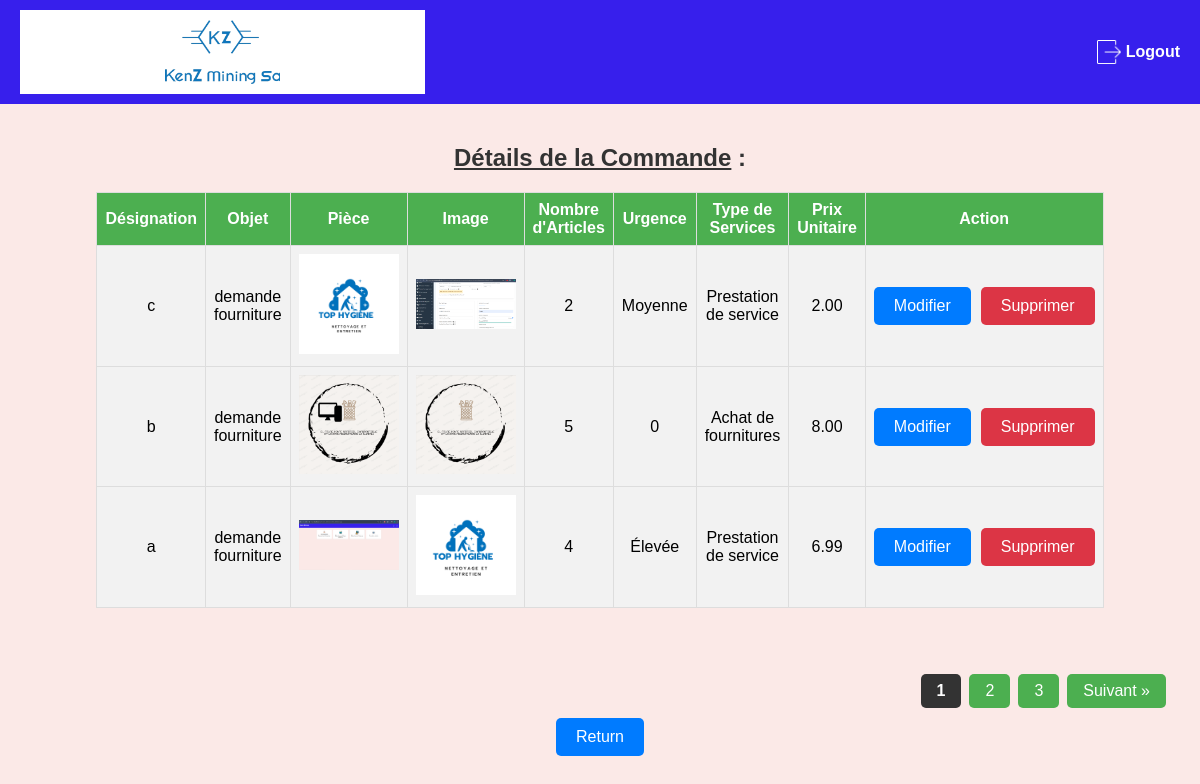
The app's page /modif_details_commande/details_commande.php?commande_id=49 (signed in) with its own data.
### tables this page shows
CREATE TABLE IF NOT EXISTS `expression_besoins` (
  `id` int NOT NULL AUTO_INCREMENT,
  `user_id` int NOT NULL,
  `date_saisie` date NOT NULL,
  `désignation` varchar(255) NOT NULL,
  `objet` varchar(255) NOT NULL,
  `piece` varchar(255) DEFAULT NULL,
  `image` varchar(255) DEFAULT NULL,
  `nombres_articles` int NOT NULL,
  `urgence` varchar(50) NOT NULL,
  `type_services` varchar(255) NOT NULL,
  `commande_id` int DEFAULT NULL,
  `prix_unitaire` decimal(10,2) DEFAULT '0.00',
  `notified` tinyint(1) DEFAULT '0',
  `destination` varchar(255) DEFAULT NULL,
  PRIMARY KEY (`id`),
  KEY `fk_commande_id` (`commande_id`)
);

### modif_details_commande/details_commande.php (the view, shortened to what this page needs)
<?php
include '../serv_projet1.php';
if (isset($_GET['commande_id'])) {
    $commande_id = $_GET['commande_id'];
} elseif (isset($_POST['commande_id'])) {
    $commande_id = $_POST['commande_id'];
} else {
    die('Erreur : commande_id non spécifié.');
}
$role = $_SESSION['role'];
$limit = 3;
$page = isset($_GET['page']) ? (int)$_GET['page'] : 1;
$offset = ($page - 1) * $limit;
$stmt = $conn->prepare("SELECT * FROM expression_besoins WHERE commande_id = ? LIMIT ? OFFSET ?");
$stmt->bind_param("iii", $commande_id, $limit, $offset);
$stmt->execute();
$result = $stmt->get_result();
$stmt_total = $conn->prepare("SELECT COUNT(*) as total FROM expression_besoins WHERE commande_id = ?");
$stmt_total->bind_param("i", $commande_id);
$stmt_total->execute();
$total_result = $stmt_total->get_result();
$row_total = $total_result->fetch_assoc();
$total_rows = $row_total['total'];
$total_pages = ceil($total_rows / $limit);
?>
<!DOCTYPE html>
<html lang="fr">
<head>
    <link rel="stylesheet" href="../css/styles_details_commande.css">
    <link rel="stylesheet" href="https://cdn.jsdelivr.net/npm/sweetalert2@11/dist/sweetalert2.min.css">
</head>
<body>
    <header>
        <nav>
            <div class="logo-container">
                <img src="../img/LOGO.png" alt="Logo de Kenz Mining SA" class="logo-image">
            </div>
            <a href="../logout.php" class="logout-link">
                <div class="logout">
                    <img src="../img/icon_logout.png" alt="icon_logout" class="logout">
                    <p>Logout</p>
                </div>
            </a>
        </nav>
    </header>
    <main>
        <h2><u>Détails de la Commande</u> :</h2>
        <table border="1">
            <tr>
                <th>Désignation</th>
                <th>Objet</th>
                <th>Pièce</th>
                <th>Image</th>
                <th>Nombre d'Articles</th>
                <th>Urgence</th>
                <th>Type de Services</th>
                <?php if ($role == 2 || $role == 21|| $role == 0):  ?>
                    <th>Prix Unitaire</th>
                <?php endif; ?>
                <th>Action</th>
            </tr>
            <?php
            if (mysqli_num_rows($result) > 0) {
                while($row = mysqli_fetch_assoc($result)) {
                    echo "<tr id='row-".$row['id']."'>";
                    echo "<td>" . htmlspecialchars($row['désignation']) . "</td>";
                    echo "<td>" . htmlspecialchars($row['objet']) . "</td>";
                    echo "<td><img src='../img/" . htmlspecialchars($row['piece']) . "' alt='Piece' style='max-width:100px; max-height:100px;'></td>";
                    echo "<td><img src='../img/" . htmlspecialchars($row['image']) . "' alt='Image' style='max-width:100px; max-height:100px;'></td>";
                    echo "<td>" . htmlspecialchars($row['nombres_articles']) . "</td>";
                    echo "<td>" . htmlspecialchars($row['urgence']) . "</td>";
                    echo "<td>" . htmlspecialchars($row['type_services']) . "</td>";
                    if ($role == 2 || $role == 21 || $role == 0) {
                    echo "<td class='prix-unitaire'>" . htmlspecialchars($row['prix_unitaire']) . "</td>";
                    }
                    echo "<td>";
                    echo "<div class='button-container'>";
                    echo "<button class='btn-blue edit-button' data-id='" . htmlspecialchars($row['id']) . "'
                            data-designation='" . htmlspecialchars($row['désignation']) . "'
                            data-objet='" . htmlspecialchars($row['objet']) . "'
                            data-piece='" . htmlspecialchars($row['piece']) . "'
                            data-image='" . htmlspecialchars($row['image']) . "'
                            data-nombres_articles='" . htmlspecialchars($row['nombres_articles']) . "'
                            data-urgence='" . htmlspecialchars($row['urgence']) . "'
                            data-type_services='" . htmlspecialchars($row['type_services']) . "'
                            data-prix_unitaire='" . htmlspecialchars($row['prix_unitaire']) . "'>Modifier</button>";
                    echo "<a href='#' class='btn-red' onclick='confirmDelete(" . $row['id'] . ", " . $row['commande_id'] . ")'>Supprimer</a>";
                    echo "</div>";
                    echo "</td>";
                    echo "</tr>";
                }
            } else {
                echo "<tr><td colspan='9'>Aucune saisie trouvée pour cette commande</td></tr>";
            }
            ?>
        </table>
        <br><br>
        <div class="pagination">
            <?php for ($i = 1; $i <= $total_pages; $i++): ?>
                <?php if ($i == $page): ?>
                    <strong><?php echo $i; ?></strong>
                <?php else: ?>
                    <a href="?commande_id=<?php echo $commande_id; ?>&page=<?php echo $i; ?>"><?php echo $i; ?></a>
                <?php endif; ?>
            <?php endfor; ?>
            <?php if ($page < $total_pages): ?>
                <a href="?commande_id=<?php echo $commande_id; ?>&page=<?php echo $page + 1; ?>">Suivant &raquo;</a>
            <?php endif; ?>
        </div>
        <a href="liste_besoins.php" class="btn-blue">Return</a>
    </main>
</body>
</html>

### css/styles_details_commande.css (style rules this page uses)
body { font-family: Arial, sans-serif; background-color: #fbe9e7; margin: 0; padding: 0; }
header { background-color: #371fec; color: white; padding: 10px 20px; text-align: center; }
.logo-container { background-color: white; padding: 10px; display: flex; justify-content: center; align-items: center; }
.logo-image { max-width: 30%; height: auto; }
.logout-link { text-decoration: none; color: inherit; }
.logout img { width: 24px; height: 24px; margin-left: 5px; filter: brightness(0) invert(1); }
.logout { display: flex; align-items: center; gap: 5px; font-size: 16px; font-weight: bold; cursor: pointer; }
nav { display: flex; justify-content: space-between; align-items: center; }
.logout img { width: 24px; height: 24px; filter: brightness(0) invert(1); }
main { padding: 20px; text-align: center; }
h2 { color: #333; text-align: center; }
table { width: 80%; border-collapse: collapse; margin-left: auto; margin-right: auto; }
table, th, td { border: 1px solid #ddd; padding: 8px; }
th { background-color: #4CAF50; color: white; }
tr { background-color: #f2f2f2; }
a { color: #4CAF50; text-decoration: none; }
.btn-blue { display: inline-block; padding: 10px 20px; font-size: 16px; color: #fff; background-color: #007bff; border: none; border-radius: 5px; text-decoration: none; cursor: pointer; transition: background-color 0.3s ease; }
.btn-red { display: inline-block; padding: 10px 20px; font-size: 16px; color: #fff; background-color: #dc3545; border: none; border-radius: 5px; text-decoration: none; cursor: pointer; transition: background-color 0.3s ease; }
.button-container { display: flex; gap: 10px; align-items: center; }
.pagination { display: flex; justify-content: flex-end; padding: 10px; margin-top: 20px; }
.pagination a, .pagination strong { padding: 8px 16px; margin: 0 4px; background-color: #4CAF50; color: white; text-decoration: none; border-radius: 5px; transition: background-color 0.3s ease; }
.pagination strong { background-color: #333; font-weight: bold; color: white; }

### records on screen
expression_besoins: désignation "c", objet "demande fourniture", piece (picture), image (picture), nombres_articles "2", urgence "Moyenne", type_services "Prestation de service", prix_unitaire "2.00"
expression_besoins: désignation "b", objet "demande fourniture", piece (picture), image (picture), nombres_articles "5", urgence "0", type_services "Achat de fournitures", prix_unitaire "8.00"
expression_besoins: désignation "a", objet "demande fourniture", piece (picture), image (picture), nombres_articles "4", urgence "Élevée", type_services "Prestation de service", prix_unitaire "6.99"
